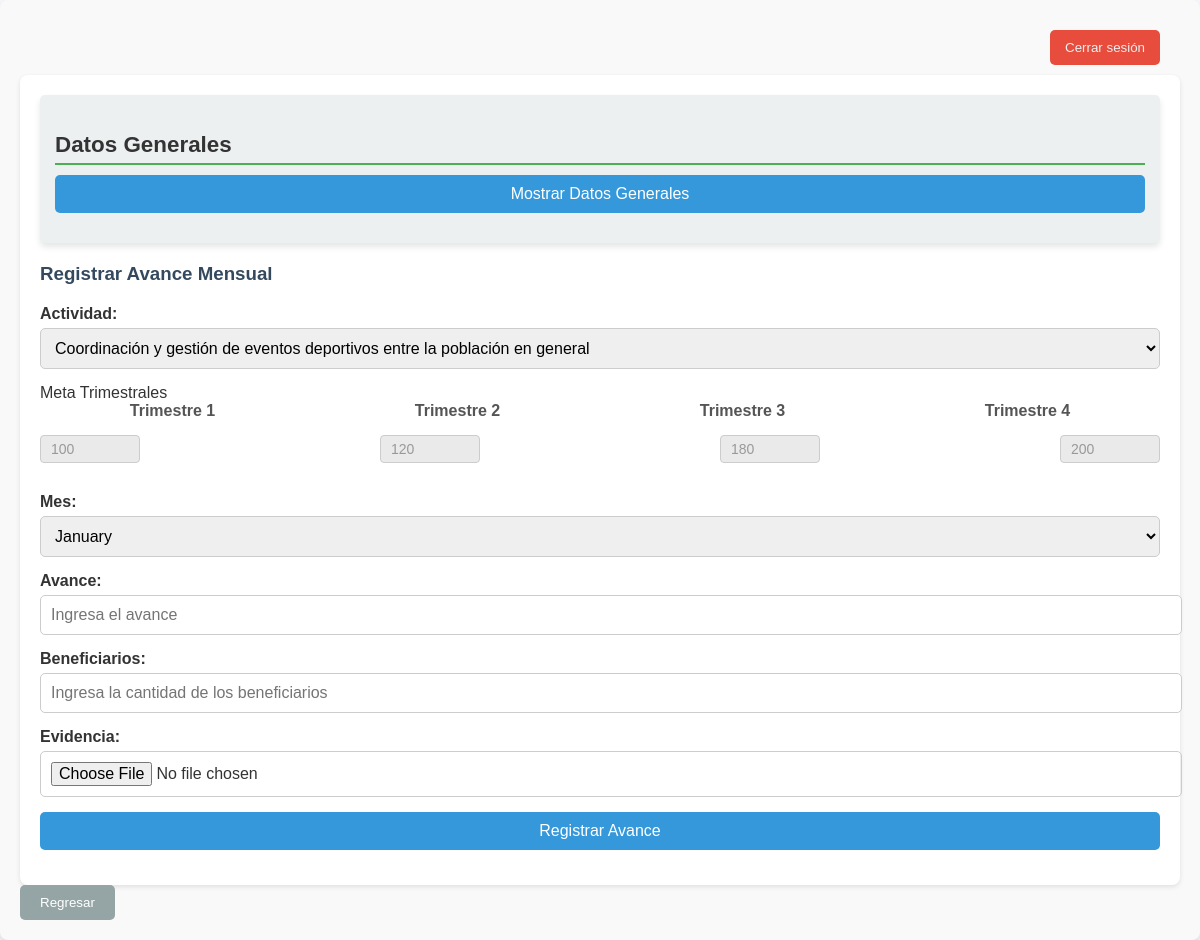
Page /formularios/programa_presupuestario/registrarInfo.php?claveProgramaP=F005&clave_area=IMD (signed in) on the committed database.
### tables this page shows
CREATE TABLE `listaactividades` (
  `nombre_area` varchar(255) NOT NULL,
  `claveProgramaP` varchar(255) NOT NULL,
  `nombreProgramaP` varchar(255) NOT NULL,
  `nombreActividad` varchar(255) NOT NULL,
  `id_actividades` int(11) NOT NULL,
  `EjePMD` varchar(255) DEFAULT NULL,
  `ObjetivoPMD` varchar(255) DEFAULT NULL,
  `Indicador` varchar(255) DEFAULT NULL,
  `frecuenciaMedición` varchar(255) DEFAULT NULL,
  `unidadMedida` varchar(255) DEFAULT NULL,
  `metaAnual` int(255) DEFAULT NULL,
  `metaTrim1` int(255) DEFAULT NULL,
  `metaTrim2` int(255) DEFAULT NULL,
  `metaTrim3` int(255) DEFAULT NULL,
  `metaTrim4` int(255) DEFAULT NULL,
  `MediosVerifi` varchar(255) DEFAULT NULL
);

### formularios/programa_presupuestario/registrarInfo.php (the view, shortened to what this page needs)
<?php
include '../../database/conexion.php';
$queryUsuario = "SELECT clave_area FROM usuarios WHERE usr = ?";
$stmtUsuario = $conn->prepare($queryUsuario);
$stmtUsuario->bind_param("s", $_SESSION['usuario']);
$stmtUsuario->execute();
$stmtUsuario->bind_result($clave_area);
$claveProgramaP = isset($_GET['claveProgramaP']) ? $_GET['claveProgramaP'] : null;
$clave_area = isset($_GET['clave_area']) ? $_GET['clave_area'] : $clave_area;
$mesActual = date('n');
$queryActividades = "SELECT id_actividades, nombreActividad FROM listaactividades WHERE claveProgramaP = ? AND nombre_area = ?";
$stmtActividades = $conn->prepare($queryActividades);
$stmtActividades->bind_param("ss", $claveProgramaP, $clave_area);
$stmtActividades->execute();
$resultActividades = $stmtActividades->get_result();
    $queryDatosGenerales = "SELECT nombreActividad, EjePMD, ObjetivoPMD, Indicador, frecuenciaMedición, unidadMedida,  metaAnual, metaTrim1, metaTrim2, metaTrim3, metaTrim4, MediosVerifi FROM listaactividades WHERE claveProgramaP = ? AND nombre_area = ? LIMIT 1";
$stmtDatosGenerales = $conn->prepare($queryDatosGenerales);
$stmtDatosGenerales->bind_param("ss", $claveProgramaP, $clave_area);
$stmtDatosGenerales->execute();
$resultDatosGenerales = $stmtDatosGenerales->get_result();
$datosGenerales = $resultDatosGenerales->fetch_assoc();
?>
<!DOCTYPE html>
<html lang="es">
<head>
    <link rel="stylesheet" href="../../css/registrarInfo.css">
</head>
<body>
    <div class="content">
        <header>
            <button type="button" class="btn-salir" onclick="location.href='../../sesiones_conexiones/destruir_sesion.php';">Cerrar sesión</button>
        </header>
        <main>
            <form method="POST" enctype="multipart/form-data" action="" class="form-avance">
                <div class="container">
    <h3>Datos Generales</h3>
    <button id="toggleBtn" type="button">Mostrar Datos Generales</button>
</div>
                <h3>Registrar Avance Mensual</h3>
                <label for="actividad">Actividad:</label>
                <select name="id_actividades" id="actividad" required>
                    <?php
                    if ($resultActividades->num_rows > 0) {
                        foreach ($resultActividades as $actividad) {
                            echo "<option value='" . htmlspecialchars($actividad['id_actividades']) . "'>" . htmlspecialchars($actividad['nombreActividad']) . "</option>";
                        }
                    } else {
                        echo "<option value='' disabled>No se encontraron actividades.</option>";
                    }
                    ?>
                </select>
                <div class="row-group2">
                <div class="meta-container">Meta Trimestrales</div>
                <div class="row-group">
                    <div class="label">Trimestre 1</div>
                    <div class="label">Trimestre 2</div>
                    <div class="label">Trimestre 3</div>
                    <div class="label">Trimestre 4</div>
                </div>
                <div class="row-group">
                    <input type="text" id="trim1" disabled value="<?php echo htmlspecialchars($datosGenerales['metaTrim1']); ?>">
                    <input type="text" id="trim2" disabled value="<?php echo htmlspecialchars($datosGenerales['metaTrim2']); ?>">
                    <input type="text" id="trim3" disabled value="<?php echo htmlspecialchars($datosGenerales['metaTrim3']); ?>">
                    <input type="text" id="trim4" disabled value="<?php echo htmlspecialchars($datosGenerales['metaTrim4']); ?>">
                </div>
                <label for="mes">Mes:</label>
                <select name="mes" id="mes" required>
                    <?php
                    for ($mes = 1; $mes <= 12; $mes++) {
                        $nombreMes = strftime('%B', mktime(0, 0, 0, $mes, 10));
                        $selected = ($mes == $mesActual) ? 'selected' : '';
                        $disabled = ($mes !== $mesActual) ? 'disabled' : '';
                        echo "<option value='$mes' $selected $disabled>$nombreMes</option>";
                    }
                    ?>
                </select>
                <label for="avance">Avance:</label>
                <input type="number" name="avance" id="avance" min="1" placeholder="Ingresa el avance">
                <label for="beneficiarios">Beneficiarios:</label>
                <input type="number" name="beneficiarios" id="beneficiarios" min="1" required placeholder="Ingresa la cantidad de los beneficiarios">
                <label for="evidencia">Evidencia:</label>
                <input type="file" name="evidencia" id="evidencia" required accept="application/pdf">
                <button type="submit" class="btn-submit">Registrar Avance</button>
            </form>
        </main>
        <button type="button" class="btn-regresar" onclick="location.href='../../formularios/pre_a.php';">Regresar</button>
    </div>
</body>
</html>

### css/registrarInfo.css (style rules this page uses)
body { font-family: Arial, Arial; margin: 0; padding: 0; background-color: #f4f4f9; color: #333; }
.content { padding: 20px; background-color: #f9f9f9; border-radius: 8px; box-shadow: 0 4px 6px rgba(0, 0, 0, 0.1); font-family: Arial, sans-serif; }
.row-group { display: flex; justify-content: flex-start; align-items: center; gap: 20px; margin-bottom: 10px; }
.row-group .label { font-weight: bold; color: #555; width: 100px; text-align: center; }
.row-group input[type="text"] { padding: 5px 10px; border: 1px solid #ccc; border-radius: 4px; background-color: #f5f5f5; color: #555; font-size: 14px; width: 100px; box-sizing: border-box; }
.row-group input[disabled] { background-color: #eaeaea; color: #999; cursor: not-allowed; }
header { display: flex; justify-content: flex-end; align-items: center; padding: 10px 20px; }
header .btn-salir { background-color: #e74c3c; color: #ecf0f1; border: none; padding: 10px 15px; cursor: pointer; border-radius: 5px; }
.form-avance { background: #ffffff; padding: 20px; border-radius: 8px; box-shadow: 0 2px 5px rgba(0, 0, 0, 0.1); }
.form-avance h3 { margin-bottom: 20px; color: #34495e; }
.form-avance label { display: block; margin-bottom: 5px; font-weight: bold; }
.form-avance input, .form-avance select, .form-avance button, .form-avance textarea { width: 100%; padding: 10px; margin-bottom: 15px; border: 1px solid #ccc; border-radius: 5px; font-size: 16px; }
.form-avance button { background-color: #3498db; color: #fff; cursor: pointer; border: none; }
.form-avance .container { margin-bottom: 20px; background-color: #ecf0f1; padding: 15px; border-radius: 5px; }
.btn-regresar { display: inline-block; background-color: #95a5a6; color: #fff; padding: 10px 20px; border: none; border-radius: 5px; text-decoration: none; cursor: pointer; }
.container { background: #ffffff; padding: 20px; border-radius: 8px; box-shadow: 0px 4px 6px rgba(0, 0, 0, 0.1); margin-bottom: 20px; }
.container h3 { font-size: 1.4em; font-weight: bold; color: #333; margin-bottom: 10px; border-bottom: 2px solid #4CAF50; padding-bottom: 5px; }
.label { flex: 1 0 30%; font-weight: bold; color: #555; align-self: center; }
.row-group { display: flex; flex-wrap: nowrap; justify-content: space-between; margin-bottom: 15px; }
.row-group .label { flex: 1 0 20%; }

### rows in the picture
listaactividades: metaTrim1 "100", metaTrim2 "120", metaTrim3 "180", metaTrim4 "200"

### other values in the picture
form field id_actividades "Coordinación y gestión de eventos deportivos entre la población en general"
form field mes "January"
